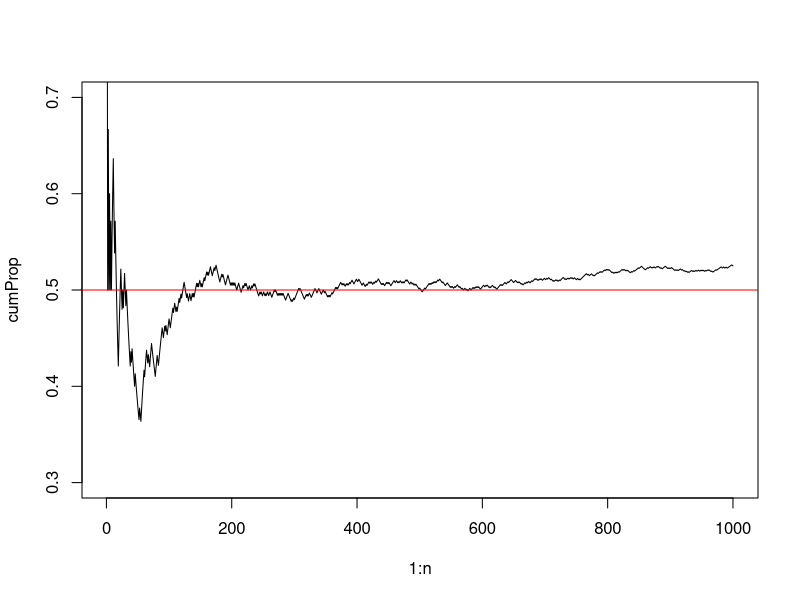
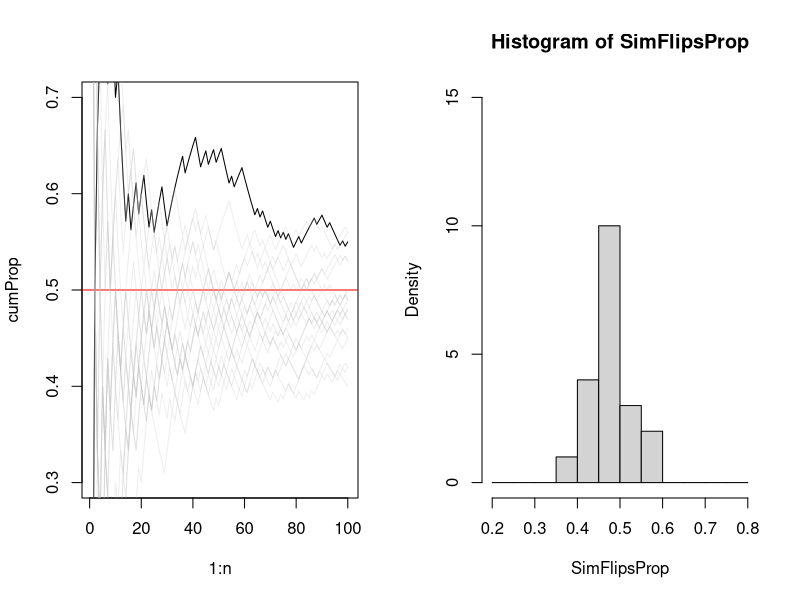
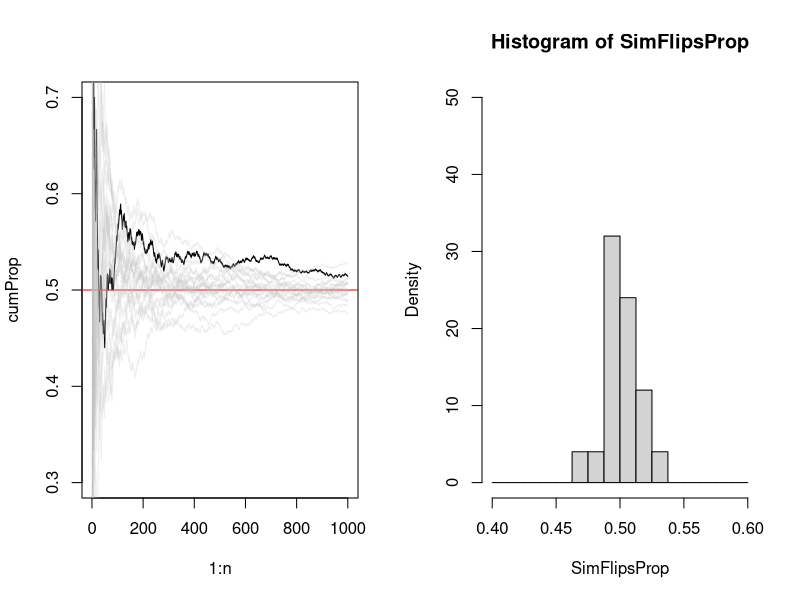
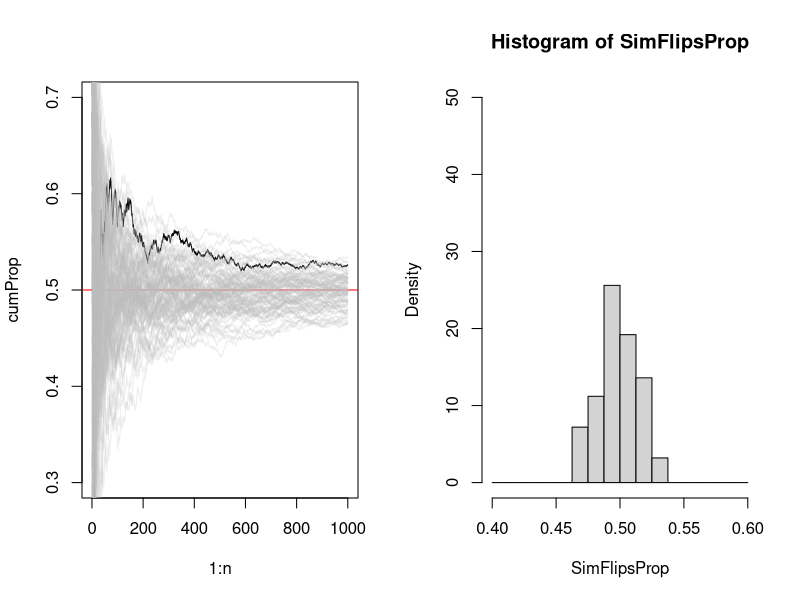
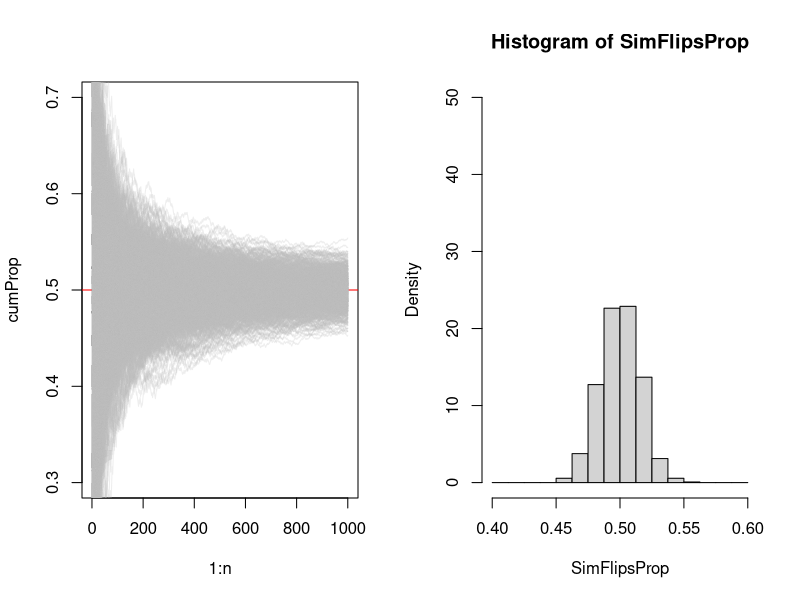
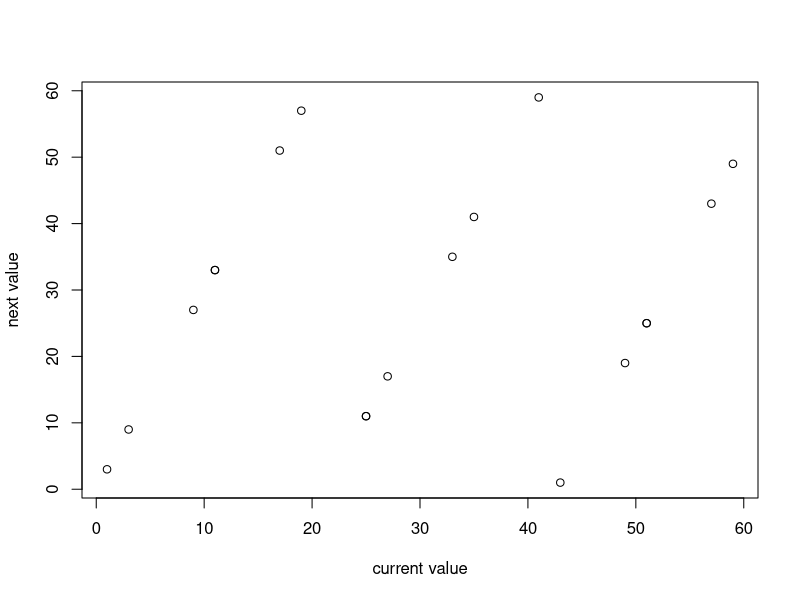
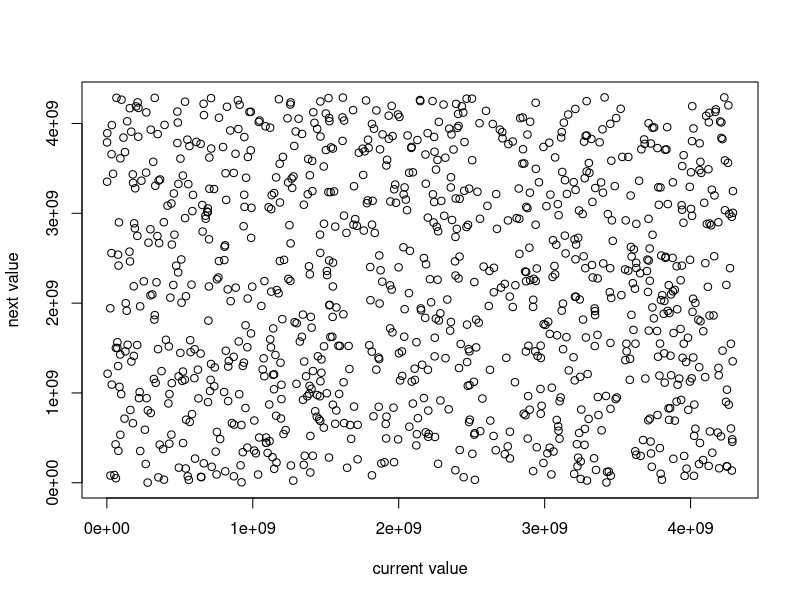

Reproduce these figures in R, in order.
# L16: CoinToss

coin = c(0, 1)
sample(coin, 1, replace = TRUE)


n = 10
tosses = sample(coin, n, replace = TRUE)
cumsum(tosses) / (1:n)


n = 1000
tosses = sample(coin, n, replace = TRUE)
cumProp = cumsum(tosses) / (1:n)

plot(x = 1:n, y = cumProp, type = "l", 
     ylim = c(0.3, 0.7))
abline(h = 0.5, col = "red")


coinToss = function(n, coin = c(0, 1), 
                    addPoints = TRUE) {
  tosses = sample(coin, n, replace = TRUE)
  cumProp = cumsum(tosses) / (1:n)
  colT = rgb(190, 190, 190, 64, maxColorValue = 255)
  
  if (addPoints) {
    points(x = 1:n, y = cumProp, type = "l",
           col = colT)
  } else {
    plot(x = 1:n, y = cumProp, type = "l", 
         ylim = c(0.3, 0.7))
    abline(h = 0.5, col = "red")
  }
  return(cumProp[n])
}

simFlips = function(reps = 400, m = 100) {
  firstFinal = coinToss(m, addPoints = FALSE)
  finalVals = sapply(2:reps, function(x) coinToss(m))
  return(c(firstFinal, finalVals))
}

simFlips2 = function(reps = 400, m = 100) {
  finalVals = numeric(length = reps)
  finalVals[1] = coinToss(m, addPoints = FALSE)
  for (i in 2:reps)
    finalVals[i] = coinToss(m)
  return(finalVals)
}


par(mfrow = c(1, 2))
SimFlipsProp = simFlips(20)
hist(SimFlipsProp, freq = FALSE, 
     xlim = c(0.2, 0.8),
     ylim = c(0, 15),
     breaks = seq(0.2, 0.8, by = 0.05))


par(mfrow = c(1, 2))
SimFlipsProp = simFlips(20, 1000)
hist(SimFlipsProp, freq = FALSE, 
     xlim = c(0.4, 0.6),
     ylim = c(0, 50),
     breaks = seq(0.4, 0.6, by = 0.0125))


par(mfrow = c(1, 2))
SimFlipsProp = simFlips(100, 1000)
hist(SimFlipsProp, freq = FALSE, 
     xlim = c(0.4, 0.6),
     ylim = c(0, 50),
     breaks = seq(0.4, 0.6, by = 0.0125))


par(mfrow = c(1, 2))
SimFlipsProp = simFlips(1000, 1000)
hist(SimFlipsProp, freq = FALSE, 
     xlim = c(0.4, 0.6),
     ylim = c(0, 50),
     breaks = seq(0.4, 0.6, by = 0.0125))

dev.off()


# MyRand

myRand = function(a = 3, b = 64, seed = 17) {
  return((a * seed) %% b)
}


n = 20
x3b64 = numeric(length = n)
x3b64[1] = myRand()
for (i in 2:n)
  x3b64[i] = myRand(seed = x3b64[i - 1])

plot(x3b64[1:(n-1)], x3b64[2:n], 
     xlab = "current value",
     ylab = "next value")


n = 1000
x3b64 = numeric(length = n)
x3b64[1] = myRand(a = 69069, b = 2^32)
for (i in 2:n)
  x3b64[i] = myRand(a = 69069, b = 2^32, seed = x3b64[i - 1])

plot(x3b64[1:(n-1)], x3b64[2:n], 
     xlab = "current value",
     ylab = "next value")
